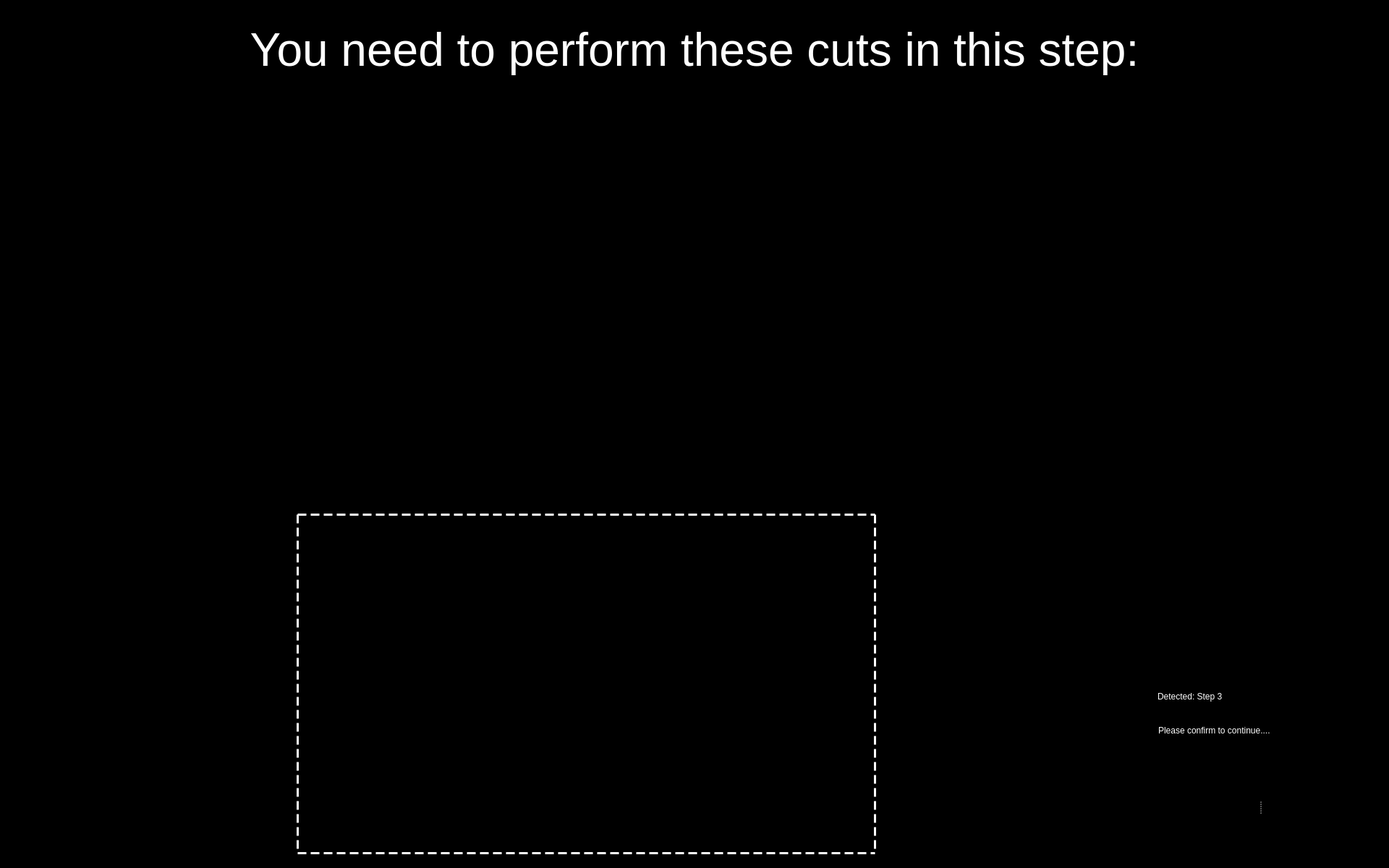
<?xml version="1.0" encoding="UTF-8"?>
<ui version="4.0">
 <class>Entry_Step_3_UI</class>
 <widget class="QWidget" name="Entry_Step_3_UI">
  <property name="windowModality">
   <enum>Qt::WindowModal</enum>
  </property>
  <property name="enabled">
   <bool>true</bool>
  </property>
  <property name="geometry">
   <rect>
    <x>0</x>
    <y>0</y>
    <width>1920</width>
    <height>1200</height>
   </rect>
  </property>
  <property name="sizePolicy">
   <sizepolicy hsizetype="Preferred" vsizetype="Preferred">
    <horstretch>0</horstretch>
    <verstretch>0</verstretch>
   </sizepolicy>
  </property>
  <property name="minimumSize">
   <size>
    <width>0</width>
    <height>0</height>
   </size>
  </property>
  <property name="maximumSize">
   <size>
    <width>1920</width>
    <height>1200</height>
   </size>
  </property>
  <property name="windowTitle">
   <string>Food Assist</string>
  </property>
  <property name="windowOpacity">
   <double>1.000000000000000</double>
  </property>
  <property name="styleSheet">
   <string notr="true">background-color: rgb(0, 0, 0);</string>
  </property>
  <widget class="QWidget" name="widget" native="true">
   <property name="geometry">
    <rect>
     <x>1540</x>
     <y>940</y>
     <width>381</width>
     <height>81</height>
    </rect>
   </property>
   <property name="styleSheet">
    <string notr="true">background-color: rgb(0, 0, 0);</string>
   </property>
   <widget class="QLabel" name="label">
    <property name="geometry">
     <rect>
      <x>10</x>
      <y>0</y>
      <width>41</width>
      <height>51</height>
     </rect>
    </property>
    <property name="styleSheet">
     <string notr="true"/>
    </property>
    <property name="text">
     <string/>
    </property>
    <property name="pixmap">
     <pixmap resource="resources/res.qrc">:/img/Icon Detected.svg</pixmap>
    </property>
    <property name="alignment">
     <set>Qt::AlignRight|Qt::AlignTrailing|Qt::AlignVCenter</set>
    </property>
   </widget>
   <widget class="QLabel" name="label_2">
    <property name="geometry">
     <rect>
      <x>60</x>
      <y>3</y>
      <width>281</width>
      <height>40</height>
     </rect>
    </property>
    <property name="styleSheet">
     <string notr="true">font: 75 28pt &quot;Arial&quot;;
color: rgb(255, 255, 255);</string>
    </property>
    <property name="text">
     <string>Detected: Step 3</string>
    </property>
    <property name="textFormat">
     <enum>Qt::RichText</enum>
    </property>
   </widget>
   <widget class="QLabel" name="label_3">
    <property name="geometry">
     <rect>
      <x>61</x>
      <y>54</y>
      <width>321</width>
      <height>31</height>
     </rect>
    </property>
    <property name="styleSheet">
     <string notr="true">font: 18pt &quot;Arial&quot;;
color: rgb(255, 255, 255)</string>
    </property>
    <property name="text">
     <string>Please confirm to continue....</string>
    </property>
   </widget>
  </widget>
  <widget class="QLabel" name="img_detected_step3">
   <property name="geometry">
    <rect>
     <x>1470</x>
     <y>530</y>
     <width>441</width>
     <height>401</height>
    </rect>
   </property>
   <property name="frameShape">
    <enum>QFrame::NoFrame</enum>
   </property>
   <property name="text">
    <string/>
   </property>
   <property name="pixmap">
    <pixmap resource="resources/res.qrc">:/detected steps/Detected Step3.png</pixmap>
   </property>
   <property name="scaledContents">
    <bool>true</bool>
   </property>
  </widget>
  <widget class="QLabel" name="label_8">
   <property name="geometry">
    <rect>
     <x>410</x>
     <y>710</y>
     <width>801</width>
     <height>471</height>
    </rect>
   </property>
   <property name="styleSheet">
    <string notr="true">border :3px solid white;
border-style : dashed;
background-color: rgb(0, 0, 0, 0);</string>
   </property>
   <property name="text">
    <string/>
   </property>
  </widget>
  <widget class="QWidget" name="widget_2" native="true">
   <property name="geometry">
    <rect>
     <x>1559</x>
     <y>1030</y>
     <width>361</width>
     <height>161</height>
    </rect>
   </property>
   <property name="styleSheet">
    <string notr="true">background-color: rgb(0,0,0);</string>
   </property>
   <widget class="QSplitter" name="splitter">
    <property name="geometry">
     <rect>
      <x>10</x>
      <y>10</y>
      <width>345</width>
      <height>150</height>
     </rect>
    </property>
    <property name="frameShape">
     <enum>QFrame::NoFrame</enum>
    </property>
    <property name="frameShadow">
     <enum>QFrame::Plain</enum>
    </property>
    <property name="lineWidth">
     <number>0</number>
    </property>
    <property name="orientation">
     <enum>Qt::Horizontal</enum>
    </property>
    <property name="opaqueResize">
     <bool>false</bool>
    </property>
    <property name="handleWidth">
     <number>45</number>
    </property>
    <property name="childrenCollapsible">
     <bool>false</bool>
    </property>
    <widget class="QPushButton" name="button_yes">
     <property name="enabled">
      <bool>true</bool>
     </property>
     <property name="minimumSize">
      <size>
       <width>81</width>
       <height>81</height>
      </size>
     </property>
     <property name="maximumSize">
      <size>
       <width>150</width>
       <height>150</height>
      </size>
     </property>
     <property name="cursor">
      <cursorShape>OpenHandCursor</cursorShape>
     </property>
     <property name="focusPolicy">
      <enum>Qt::WheelFocus</enum>
     </property>
     <property name="contextMenuPolicy">
      <enum>Qt::DefaultContextMenu</enum>
     </property>
     <property name="icon">
      <iconset resource="resources/res.qrc">
       <normaloff>:/buttons/Button Yes.svg</normaloff>:/buttons/Button Yes.svg</iconset>
     </property>
     <property name="iconSize">
      <size>
       <width>144</width>
       <height>144</height>
      </size>
     </property>
     <property name="autoDefault">
      <bool>false</bool>
     </property>
     <property name="default">
      <bool>false</bool>
     </property>
     <property name="flat">
      <bool>true</bool>
     </property>
    </widget>
    <widget class="QPushButton" name="button_no">
     <property name="enabled">
      <bool>true</bool>
     </property>
     <property name="minimumSize">
      <size>
       <width>81</width>
       <height>81</height>
      </size>
     </property>
     <property name="maximumSize">
      <size>
       <width>150</width>
       <height>150</height>
      </size>
     </property>
     <property name="cursor">
      <cursorShape>OpenHandCursor</cursorShape>
     </property>
     <property name="focusPolicy">
      <enum>Qt::WheelFocus</enum>
     </property>
     <property name="contextMenuPolicy">
      <enum>Qt::DefaultContextMenu</enum>
     </property>
     <property name="icon">
      <iconset resource="resources/res.qrc">
       <normaloff>:/buttons/Button No.svg</normaloff>:/buttons/Button No.svg</iconset>
     </property>
     <property name="iconSize">
      <size>
       <width>144</width>
       <height>144</height>
      </size>
     </property>
     <property name="autoDefault">
      <bool>false</bool>
     </property>
     <property name="default">
      <bool>false</bool>
     </property>
     <property name="flat">
      <bool>true</bool>
     </property>
    </widget>
   </widget>
  </widget>
  <widget class="QLabel" name="label_text_1">
   <property name="geometry">
    <rect>
     <x>40</x>
     <y>20</y>
     <width>1840</width>
     <height>100</height>
    </rect>
   </property>
   <property name="font">
    <font>
     <pointsize>48</pointsize>
    </font>
   </property>
   <property name="styleSheet">
    <string notr="true">color: rgb(255, 255, 255);</string>
   </property>
   <property name="text">
    <string>&lt;html&gt;&lt;head/&gt;&lt;body&gt;&lt;p&gt;&lt;span style=&quot; color:#ffffff;&quot;&gt;You need to perform these cuts in this step:&lt;/span&gt;&lt;/p&gt;&lt;/body&gt;&lt;/html&gt;</string>
   </property>
   <property name="alignment">
    <set>Qt::AlignCenter</set>
   </property>
   <property name="wordWrap">
    <bool>true</bool>
   </property>
  </widget>
  <widget class="QLabel" name="label_required_2">
   <property name="geometry">
    <rect>
     <x>410</x>
     <y>160</y>
     <width>240</width>
     <height>240</height>
    </rect>
   </property>
   <property name="maximumSize">
    <size>
     <width>240</width>
     <height>240</height>
    </size>
   </property>
   <property name="text">
    <string>bear</string>
   </property>
   <property name="scaledContents">
    <bool>true</bool>
   </property>
  </widget>
  <widget class="QLabel" name="label_required_1">
   <property name="geometry">
    <rect>
     <x>40</x>
     <y>160</y>
     <width>240</width>
     <height>240</height>
    </rect>
   </property>
   <property name="maximumSize">
    <size>
     <width>240</width>
     <height>240</height>
    </size>
   </property>
   <property name="text">
    <string>bear</string>
   </property>
   <property name="scaledContents">
    <bool>true</bool>
   </property>
  </widget>
 </widget>
 <resources>
  <include location="resources/res.qrc"/>
 </resources>
 <connections/>
</ui>
